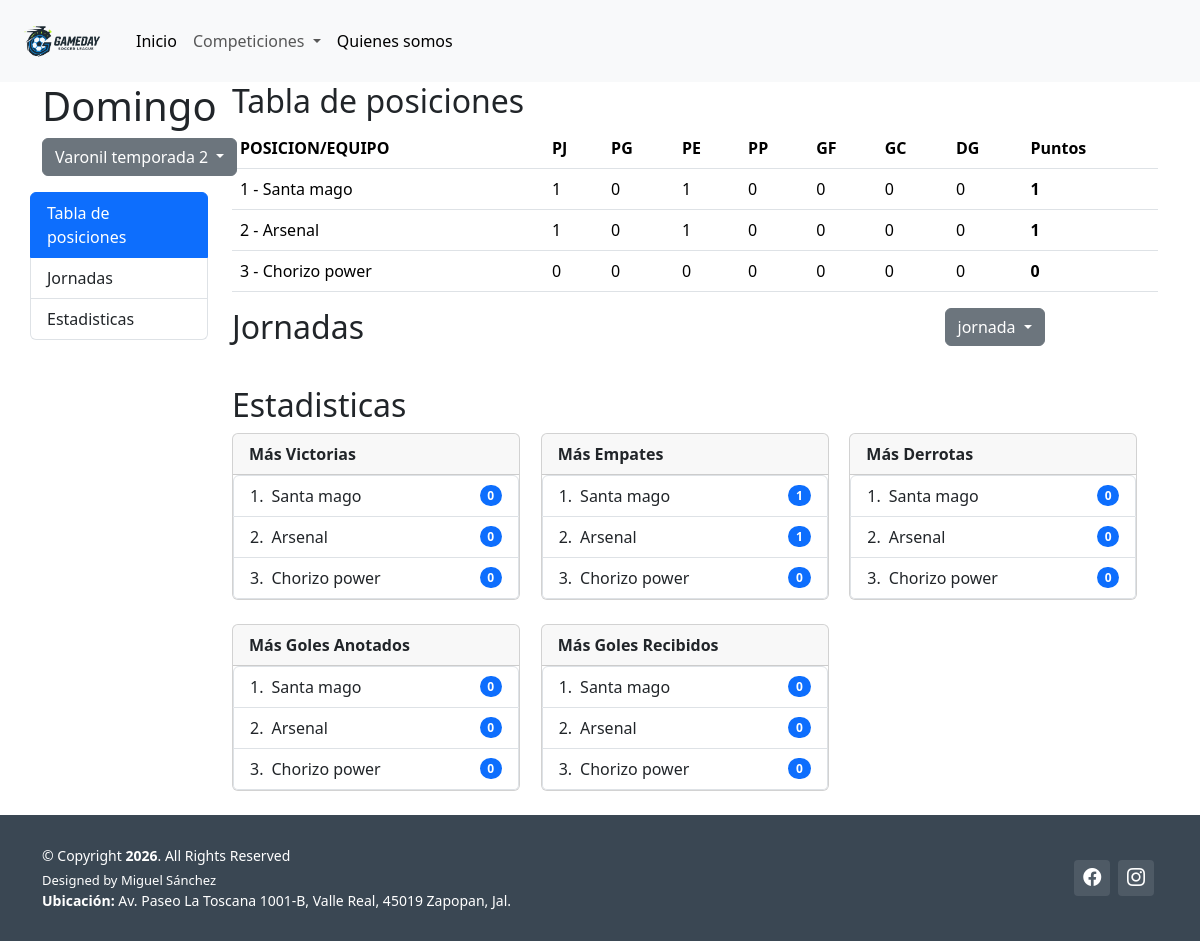
/home/competencia/1/torneo/2/, run on the app's committed database.
### core/models.py (models this page shows, shortened)
class Competencia(models.Model):
    nombre = models.CharField(max_length=50)

class Torneo(models.Model):
    nombre = models.CharField(max_length=50)
    competencia = models.ForeignKey(Competencia, on_delete=models.CASCADE, related_name='torneos')
    def calcular_tabla(self):
        partidos = Partido.objects.filter(jornada__torneo=self)
        tabla = {}
        for equipo in self.equipos.all():
            tabla[equipo] = {
                'partidos_jugados':0,
                'partidos_ganados':0,
                'partidos_perdidos':0,
                'partidos_empatados':0,
                'goles_favor':0,
                'goles_contra':0,
                'diferencia_goles':0,
                'puntos':0
            }
        for partido in partidos:
            if not partido.equipo_local or not partido.equipo_visita:
                continue
            for equipo, gf, gc in [(partido.equipo_local, partido.goles_local, partido.goles_visita), (partido.equipo_visita, partido.goles_visita, partido.goles_local)]:
                tabla[equipo]['partidos_jugados'] += 1
                tabla[equipo]['goles_favor'] += gf
                tabla[equipo]['goles_contra'] += gc
            if partido.goles_local > partido.goles_visita:
                tabla[partido.equipo_local]['partidos_ganados'] += 1
                tabla[partido.equipo_local]['puntos'] += 3
                tabla[partido.equipo_visita]['partidos_perdidos'] += 1
            elif partido.goles_local < partido.goles_visita:
                tabla[partido.equipo_visita]['partidos_ganados'] += 1
                tabla[partido.equipo_visita]['puntos'] += 3
                tabla[partido.equipo_local]['partidos_perdidos'] += 1
            else:
                tabla[partido.equipo_local]['partidos_empatados'] += 1
                tabla[partido.equipo_local]['puntos'] += 1
                tabla[partido.equipo_visita]['partidos_empatados'] += 1
                tabla[partido.equipo_visita]['puntos'] += 1
        for stats in tabla.values():
            stats['diferencia_goles'] = stats['goles_favor'] - stats['goles_contra']
        tabla_ordenada = sorted(tabla.items(), key=lambda item: (item[1]['puntos'], item[1]['diferencia_goles'], item[1]['goles_favor']), reverse=True)
        return [{'equipo': equipo, **stats} for equipo, stats in tabla_ordenada]

class Equipo(models.Model):
    manager = models.ForeignKey(User, on_delete=models.CASCADE, null=True, blank=True)
    nombre = models.CharField(max_length=20)
    torneo = models.ForeignKey(Torneo, on_delete=models.CASCADE, related_name='equipos')

### core/views.py (the view)
# urls.py: path('competencia/<int:competencia_id>/torneo/<int:torneo_id>/', views.competencia, name='competencia'),
def competencia(request, competencia_id, torneo_id):
    competencia = get_object_or_404(Competencia, id=competencia_id)
    torneos = competencia.torneos.all()
    if torneo_id:
        torneo_actual = get_object_or_404(Torneo, id=torneo_id)
    else:
        torneo_actual = torneos.order_by('-id').first()
    tabla = torneo_actual.calcular_tabla()
    lista_victorias = sorted(tabla, key=lambda item: (item['partidos_ganados']), reverse=True)[:5]
    lista_perdidos = sorted(tabla, key=lambda item: (item['partidos_perdidos']), reverse=True)[:5]
    lista_empatados = sorted(tabla, key=lambda item: (item['partidos_empatados']), reverse=True)[:5]
    lista_goles_favor = sorted(tabla, key=lambda item: (item['goles_favor']), reverse=True)[:5]
    lista_goles_contra = sorted(tabla, key=lambda item: (item['goles_contra']), reverse=True)[:5]
    jornadas = torneo_actual.jornadas.all()
    context = {'competencia': competencia,
               'torneos': torneos,
               'torneo_actual': torneo_actual,
               'tabla': tabla,
               'jornadas': jornadas,
               'lista_victorias': lista_victorias,
               'lista_perdidos': lista_perdidos,
               'lista_empatados': lista_empatados,
               'lista_goles_favor': lista_goles_favor,
               'lista_goles_contra': lista_goles_contra
               }
    return render(request, 'core/competencia.html', context)

### core/context_processors.py (called while the page is built)
def competencias(request):
    return {
        'competencias': Competencia.objects.all()
    }

### core/templates/core/competencia.html (shortened to what this page needs)
{% extends 'core/base.html' %}
{% block content %}
<div class="container">
    <div class="row">
        <div class="col-12 col-md-2">
            <h1>{{ competencia.nombre }}</h1>
            <div class="row mb-3">
                <div class="dropdown">
                    <button class="btn btn-secondary dropdown-toggle" type="button" data-bs-toggle="dropdown">
                        {{ torneo_actual.nombre }}
                    </button>
                </div>
            </div>
            <div class="row">
                <div id="list-example" class="list-group">
                    <a class="list-group-item list-group-item-action" href="#tabla-posiciones">Tabla de posiciones</a>
                    <a class="list-group-item list-group-item-action" href="#jornadas">Jornadas</a>
                    <a class="list-group-item list-group-item-action" href="#estadisticas">Estadisticas</a>
                </div>
            </div>
        </div>
        <div class="col-12 col-md-10">
            <div data-bs-spy="scroll" data-bs-target="#list-example" data-bs-smooth-scroll="true" class="scrollspy-example" tabindex="0">
                <div class="row" id="tabla-posiciones">
                    <h2>Tabla de posiciones</h2>
                    <div class="table-responsive">
                        <table class="table table-hover">
                            <thead>
                                <tr>
                                    <th>POSICION/EQUIPO</th>
                                    <th>PJ</th>
                                    <th>PG</th>
                                    <th>PE</th>
                                    <th>PP</th>
                                    <th>GF</th>
                                    <th>GC</th>
                                    <th>DG</th>
                                    <th>Puntos</th>
                                </tr>
                            </thead>
                            <tbody>
                                {% for equipo in tabla %}
                                <tr>
                                    <td>{{forloop.counter}} - {{equipo.equipo.nombre}}</td>
                                    <td>{{equipo.partidos_jugados}}</td>
                                    <td>{{equipo.partidos_ganados}}</td>
                                    <td>{{equipo.partidos_empatados}}</td>
                                    <td>{{equipo.partidos_perdidos}}</td>
                                    <td>{{equipo.goles_favor}}</td>
                                    <td>{{equipo.goles_contra}}</td>
                                    <td>{{equipo.diferencia_goles}}</td>
                                    <td><strong>{{equipo.puntos}}</strong></td>
                                </tr>
                                {% endfor %}
                            </tbody>
                        </table>
                    </div>
                </div>
                <div class="row" id="jornadas">
                    <div class="col-md-9">
                        <h2>Jornadas</h2>
                    </div>
                    <div class="col-md-3">
                        <button id="jornada-nombre" class="btn btn-secondary dropdown-toggle" type="button"
                            data-bs-toggle="dropdown">
                            jornada
                        </button>
                    </div>
                    <div id="tabla-partidos-container" class="table-responsive">
                        {% include 'core/partials/tabla_partidos.html' %}
                    </div>
                </div>
                <div class="row" id="estadisticas">
                    <div>
                        <h2>Estadisticas</h2>
                    </div>
                    <div class="row">
                        <div class="col-sm-4 mb-4">
                            <div class="card" style="width: 18rem;">
                                <div class="card-header">
                                    <strong>Más Victorias</strong>
                                </div>
                                <ul class="list-group list-group-numbered">
                                    {% for equipo in lista_victorias %}
                                    <li class="list-group-item d-flex justify-content-between align-items-center">
                                        <div class="ms-2 me-auto">
                                            {{equipo.equipo.nombre}}
                                        </div>
                                        <span class="badge text-bg-primary rounded-pill">{{equipo.partidos_ganados}}</span>
                                    </li>
                                    {% endfor %}
                                </ul>
                            </div>
                        </div>
                        <div class="col-sm-4 mb-4">
                            <div class="card" style="width: 18rem;">
                                <div class="card-header">
                                    <strong>Más Empates</strong>
                                </div>
                                <ul class="list-group list-group-numbered">
                                    {% for equipo in lista_empatados %}
                                    <li class="list-group-item d-flex justify-content-between align-items-center">
                                        <div class="ms-2 me-auto">
                                            {{equipo.equipo.nombre}}
                                        </div>
                                        <span
                                            class="badge text-bg-primary rounded-pill">{{equipo.partidos_empatados}}</span>
                                    </li>
                                    {% endfor %}
                                </ul>
                            </div>
                        </div>
                        <div class="col-sm-4 mb-4">
                            <div class="card" style="width: 18rem;">
                                <div class="card-header">
                                    <strong>Más Derrotas</strong>
                                </div>
                                <ul class="list-group list-group-numbered">
                                    {% for equipo in lista_perdidos %}
                                    <li class="list-group-item d-flex justify-content-between align-items-center">
                                        <div class="ms-2 me-auto">
                                            {{equipo.equipo.nombre}}
                                        </div>
                                        <span class="badge text-bg-primary rounded-pill">{{equipo.partidos_perdidos}}</span>
                                    </li>
                                    {% endfor %}
                                </ul>
                            </div>
                        </div>
                        <div class="col-sm-4 mb-4">
                            <div class="card" style="width: 18rem;">
                                <div class="card-header">
                                    <strong>Más Goles Anotados</strong>
                                </div>
                                <ul class="list-group list-group-numbered">
                                    {% for equipo in lista_goles_favor %}
                                    <li class="list-group-item d-flex justify-content-between align-items-center">
                                        <div class="ms-2 me-auto">
                                            {{equipo.equipo.nombre}}
                                        </div>
                                        <span class="badge text-bg-primary rounded-pill">{{equipo.goles_favor}}</span>
                                    </li>
                                    {% endfor %}
                                </ul>
                            </div>
                        </div>
                        <div class="col-sm-4 mb-4">
                            <div class="card" style="width: 18rem;">
                                <div class="card-header">
                                    <strong>Más Goles Recibidos</strong>
                                </div>
                                <ul class="list-group list-group-numbered">
                                    {% for equipo in lista_goles_contra %}
                                    <li class="list-group-item d-flex justify-content-between align-items-center">
                                        <div class="ms-2 me-auto">
                                            {{equipo.equipo.nombre}}
                                        </div>
                                        <span class="badge text-bg-primary rounded-pill">{{equipo.goles_contra}}</span>
                                    </li>
                                    {% endfor %}
                                </ul>
                            </div>
                        </div>
                    </div>
                </div>
            </div>
        </div>
    </div>
</div>
{% endblock content %}

### data on the page
Competencia: nombre "Domingo"
Torneo: nombre "Varonil temporada 2"
Equipo: equipo.nombre "Santa mago", partidos_jugados "1", partidos_ganados "0", partidos_empatados "1", partidos_perdidos "0", goles_favor "0", goles_contra "0", diferencia_goles "0", puntos "1"
Equipo: equipo.nombre "Arsenal", partidos_jugados "1", partidos_ganados "0", partidos_empatados "1", partidos_perdidos "0", goles_favor "0", goles_contra "0", diferencia_goles "0", puntos "1"
Equipo: equipo.nombre "Chorizo power", partidos_jugados "0", partidos_ganados "0", partidos_empatados "0", partidos_perdidos "0", goles_favor "0", goles_contra "0", diferencia_goles "0", puntos "0"
